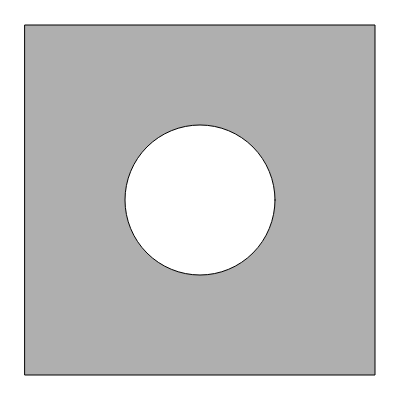
Frame 1 (no input)
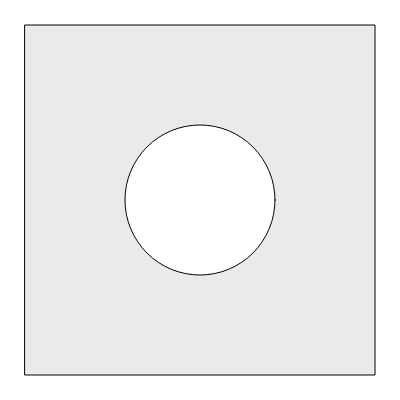
Frame 60 (no input)
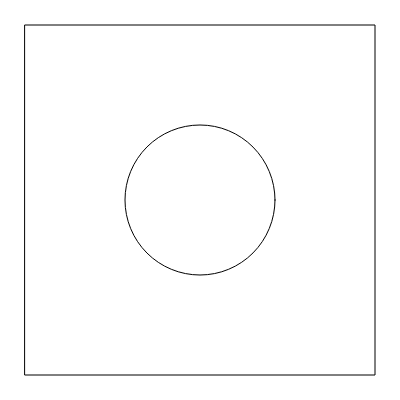
Frame 120 (the mouse pressed at the canvas centre since frame 60)

The p5.js sketch that drew these frames (run headless with seeded random() and noise() and a simulated clock; from frame 60 on, the mouse is pressed at the canvas centre):

// p5.js sketch
// ── sketch.js
var center = 200;
var squareW = 350;
var ellipseD = 150;

var rectFill = 175;

function setup() { 
  createCanvas(400, 400);
  smooth();
  
} 

function draw() { 
 	background(255);
  
  rectMode(CENTER);
  stroke(0);
  fill(rectFill);
  rect(center, center, squareW, squareW);
  
  fill(255);
  ellipse(center, center, ellipseD, ellipseD);
  
  rectFill = rectFill + 1;
  
}
